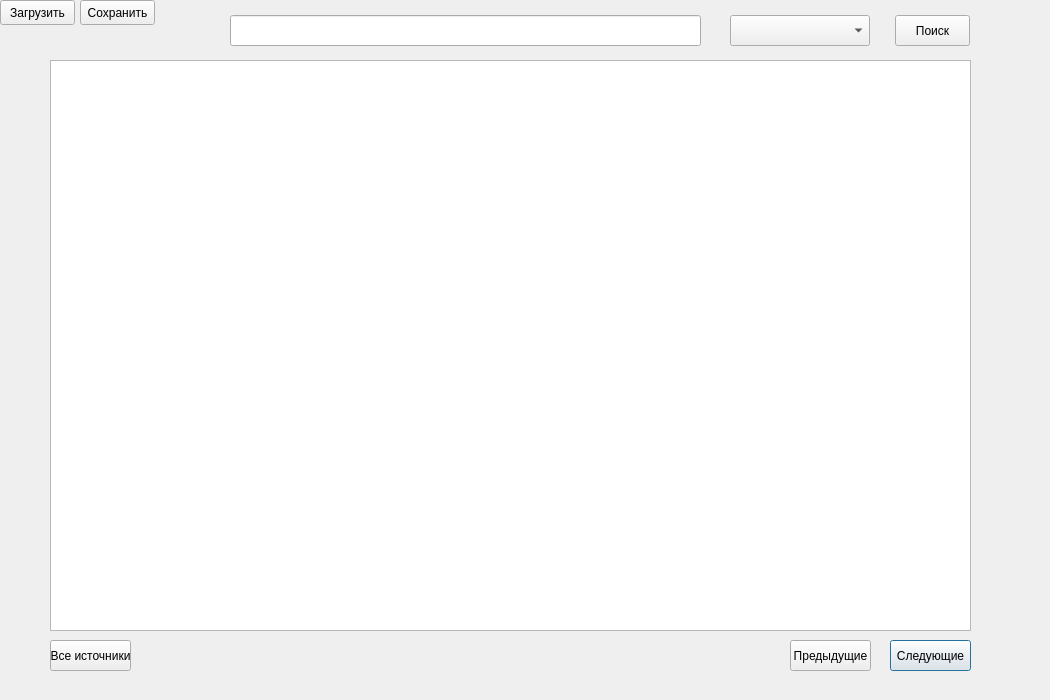
<?xml version="1.0" encoding="UTF-8"?>
<ui version="4.0">
 <class>Dialog</class>
 <widget class="QDialog" name="Dialog">
  <property name="geometry">
   <rect>
    <x>0</x>
    <y>0</y>
    <width>1050</width>
    <height>700</height>
   </rect>
  </property>
  <property name="windowTitle">
   <string>Источники</string>
  </property>
  <widget class="QTableWidget" name="tableWidget">
   <property name="geometry">
    <rect>
     <x>50</x>
     <y>60</y>
     <width>921</width>
     <height>571</height>
    </rect>
   </property>
  </widget>
  <widget class="QPushButton" name="pushButton">
   <property name="geometry">
    <rect>
     <x>890</x>
     <y>640</y>
     <width>81</width>
     <height>31</height>
    </rect>
   </property>
   <property name="text">
    <string>Следующие</string>
   </property>
  </widget>
  <widget class="QPushButton" name="pushButton_2">
   <property name="geometry">
    <rect>
     <x>790</x>
     <y>640</y>
     <width>81</width>
     <height>31</height>
    </rect>
   </property>
   <property name="text">
    <string>Предыдущие</string>
   </property>
  </widget>
  <widget class="QPushButton" name="pushButton_3">
   <property name="geometry">
    <rect>
     <x>0</x>
     <y>0</y>
     <width>75</width>
     <height>25</height>
    </rect>
   </property>
   <property name="text">
    <string>Загрузить</string>
   </property>
  </widget>
  <widget class="QPushButton" name="pushButton_4">
   <property name="geometry">
    <rect>
     <x>80</x>
     <y>0</y>
     <width>75</width>
     <height>25</height>
    </rect>
   </property>
   <property name="text">
    <string>Сохранить</string>
   </property>
  </widget>
  <widget class="QLineEdit" name="lineEdit">
   <property name="geometry">
    <rect>
     <x>230</x>
     <y>15</y>
     <width>471</width>
     <height>31</height>
    </rect>
   </property>
  </widget>
  <widget class="QPushButton" name="pushButton_5">
   <property name="geometry">
    <rect>
     <x>895</x>
     <y>15</y>
     <width>75</width>
     <height>31</height>
    </rect>
   </property>
   <property name="text">
    <string>Поиск</string>
   </property>
  </widget>
  <widget class="QComboBox" name="comboBox">
   <property name="geometry">
    <rect>
     <x>730</x>
     <y>15</y>
     <width>140</width>
     <height>31</height>
    </rect>
   </property>
  </widget>
  <widget class="QPushButton" name="pushButton_6">
   <property name="geometry">
    <rect>
     <x>50</x>
     <y>640</y>
     <width>81</width>
     <height>31</height>
    </rect>
   </property>
   <property name="text">
    <string>Все источники</string>
   </property>
  </widget>
 </widget>
 <resources/>
 <connections/>
</ui>
